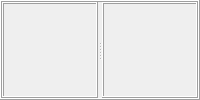
        <widget class="QFrame" name="frameDynSpec">
         <property name="sizePolicy">
          <sizepolicy hsizetype="Expanding" vsizetype="Preferred">
           <horstretch>0</horstretch>
           <verstretch>0</verstretch>
          </sizepolicy>
         </property>
         <property name="minimumSize">
          <size>
           <width>0</width>
           <height>0</height>
          </size>
         </property>
         <property name="maximumSize">
          <size>
           <width>12500</width>
           <height>6500</height>
          </size>
         </property>
         <property name="font">
          <font>
           <family>Arial</family>
           <pointsize>12</pointsize>
          </font>
         </property>
         <property name="frameShape">
          <enum>QFrame::Box</enum>
         </property>
         <property name="frameShadow">
          <enum>QFrame::Raised</enum>
         </property>
         <layout class="QHBoxLayout" name="layoutDynSpec">
          <property name="spacing">
           <number>0</number>
          </property>
          <property name="leftMargin">
           <number>0</number>
          </property>
          <property name="topMargin">
           <number>0</number>
          </property>
          <property name="rightMargin">
           <number>0</number>
          </property>
          <property name="bottomMargin">
           <number>0</number>
          </property>
          <item>
           <widget class="QSplitter" name="splitter_4">
            <property name="orientation">
             <enum>Qt::Horizontal</enum>
            </property>
            <widget class="QFrame" name="frameDyn">
             <property name="sizePolicy">
              <sizepolicy hsizetype="Expanding" vsizetype="Preferred">
               <horstretch>0</horstretch>
               <verstretch>0</verstretch>
              </sizepolicy>
             </property>
             <property name="minimumSize">
              <size>
               <width>0</width>
               <height>0</height>
              </size>
             </property>
             <property name="maximumSize">
              <size>
               <width>12500</width>
               <height>6500</height>
              </size>
             </property>
             <property name="font">
              <font>
               <family>Arial</family>
               <pointsize>12</pointsize>
              </font>
             </property>
             <property name="frameShape">
              <enum>QFrame::Box</enum>
             </property>
             <property name="frameShadow">
              <enum>QFrame::Raised</enum>
             </property>
             <layout class="QGridLayout" name="layoutDyn">
              <property name="leftMargin">
               <number>3</number>
              </property>
              <property name="topMargin">
               <number>3</number>
              </property>
              <property name="rightMargin">
               <number>3</number>
              </property>
              <property name="bottomMargin">
               <number>3</number>
              </property>
              <property name="verticalSpacing">
               <number>0</number>
              </property>
             </layout>
            </widget>
            <widget class="QFrame" name="frameSpec">
             <property name="sizePolicy">
              <sizepolicy hsizetype="Expanding" vsizetype="Preferred">
               <horstretch>0</horstretch>
               <verstretch>0</verstretch>
              </sizepolicy>
             </property>
             <property name="minimumSize">
              <size>
               <width>0</width>
               <height>0</height>
              </size>
             </property>
             <property name="maximumSize">
              <size>
               <width>12500</width>
               <height>6500</height>
              </size>
             </property>
             <property name="font">
              <font>
               <family>Arial</family>
               <pointsize>12</pointsize>
              </font>
             </property>
             <property name="frameShape">
              <enum>QFrame::Box</enum>
             </property>
             <property name="frameShadow">
              <enum>QFrame::Raised</enum>
             </property>
             <layout class="QGridLayout" name="layoutSpec">
              <property name="leftMargin">
               <number>3</number>
              </property>
              <property name="topMargin">
               <number>3</number>
              </property>
              <property name="rightMargin">
               <number>3</number>
              </property>
              <property name="bottomMargin">
               <number>3</number>
              </property>
              <property name="verticalSpacing">
               <number>0</number>
              </property>
             </layout>
            </widget>
           </widget>
          </item>
         </layout>
        </widget>
